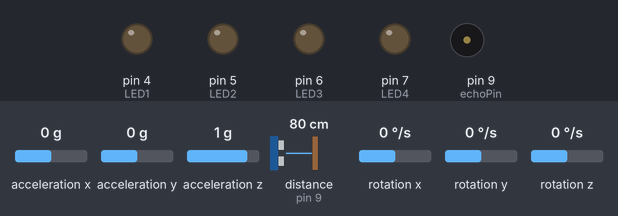
A sketch run on a simulated Arduino Uno, built with avr-gcc and run on an emulated ATmega328P. Parts: output pins drawn as LEDs (lit = HIGH), buzzer (waves = sounding). Wiring (inferred from the names in the program): ultrasonic range finder: trigger pin 8; echo pin 9. The inputs (shaded band) are chosen by the test bench; at power-on: distance to the obstacle (sensor on pin 9) 80 cm, acceleration x 0 g, acceleration y 0 g, acceleration z 1 g, rotation x 0 °/s, rotation y 0 °/s, rotation z 0 °/s. The echo pulse lasts 58.3 µs per cm; pins used as bus, display or sensor lines are not drawn.

Above: at 1.2 s.
1.3 s: distance to the obstacle (sensor on pin 9) set to 2 cm
At 2.0 s:
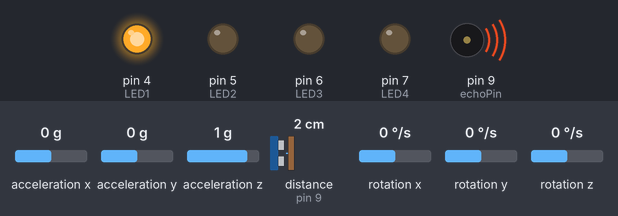
Timing chart, 0 to 4.3 s (numbered marks = the images above; inputs shaded):
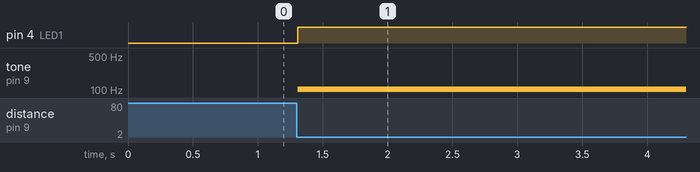

Measured:
- after the input at 1.3 s, pin 4 (LED1): LOW → HIGH at once; tone on pin 9 (echoPin): silent → 104 Hz at once

The sketch:

Team_Resistor.ino
```cpp
/*
 * Program name : Team_Resistor
 * Project name : Arduino Air Guitar System
 * Purpose : outputs sound of guitar notes which are determined by several sensors: ultrasonic sensor, accelerometer, and photoresistors
 * Author: Ringo Wong, John Kim, Carmen Sing, Harry Li, Yiyi Yan
 * Date: 21 Mar 2016 to 18 April 2016
 * Course: CPSC 1490 Langara College
 *
 * Note : Serial Output functions ( for monitoring ) are commented out
 */

#include "Project.h"
Project guitar; // initialize class

void setup()
{
  guitar.setPin();
}
void loop()
{
  guitar.playSound();
}
```

Project.cpp
```cpp
 #include "Project.h"

 const int chords[4][5] = { { NOTE_GS2, NOTE_G2, NOTE_FS2, NOTE_F2, NOTE_E2 },   // frequencies of 4 strings and 5 frets of a guitar ( bass guitar )
                          { NOTE_CS3, NOTE_C3, NOTE_B2, NOTE_AS2, NOTE_A2 },     // chords[string#][fret#]
                          { NOTE_FS3, NOTE_F3, NOTE_E3, NOTE_DS3, NOTE_D3 },
                          { NOTE_B3, NOTE_AS3, NOTE_A3, NOTE_GS3, NOTE_G3 } };

 const int soundDecay[] = { 10, 9, 8, 7, 6, 4, 2, 0 }; // set of volumes for sound fading sequecence

  Project::Project()
  {
    //default pitch
    PITCH = 39;
    index = 0;
  }

  /* Ultrasonic()
   * The following function returns the corresponding NOTE# based on the distance reading from the ultrasonic sensor
   * NOTE: the NOTE return can be bigger than 3. The filter function is pitch
   *
   * @parameter(void)
   * @return(int) (NOTE_number) - the NOTE number from user
  */
  int Project::ultrasonic()
  {

   //the maximum value of raw data from ultrasonic
   int temp = 16000;

   // collect data three times, and use the smallest value to improve accuracy
   // single data reading takes approximately 60ms average

  for(int i = 0 ; i < 3 ; i++)
  {
    // emit ultrasonic sound wave  (trigger)
    digitalWrite(trigPin, LOW);
    delayMicroseconds(2);
    digitalWrite(trigPin, HIGH);
    delayMicroseconds(5);
    digitalWrite(trigPin, LOW);

    // time took to recieve the emitted ultrasonic (reciever)
    duration = pulseIn(echoPin, HIGH, 3000);

    if( duration != 0)
    {
      //if raw data ( duration ) is not zero ( out of bound or error ), store the minimum value
      temp = min(temp, duration);
    }
    else
    {
      //if raw data is zero ( out of bound or error ) read data again
      i--;
    }
  }

    //convert raw data to the distance for easier calculation ( arbitrary unit )
    distance = temp / 20;

    //map the distance into 5 regions ( 0 to 4 ), which will be considered as NOTE#
    fret_number = map( distance, MinDistance, MaxDistance, 0, NoteSize - 1 );

    /*
     * The following function controls the LED's based on the value of distance
     * the LED's will light up to corresponding regions and help user visulalize which NOTE is being played
     *
     */
    switch (fret_number)
    {
      case 0:  // open string
      digitalWrite(LED1, HIGH);
      digitalWrite(LED2, LOW);
      digitalWrite(LED3, LOW);
      digitalWrite(LED4, LOW);
      break;

      case 1:  // first NOTE
      digitalWrite(LED1, LOW);
      digitalWrite(LED2, HIGH);
      digitalWrite(LED3, LOW);
      digitalWrite(LED4, LOW);
      break;

      case 2:  //second NOTE
      digitalWrite(LED1, LOW);
      digitalWrite(LED2, LOW);
      digitalWrite(LED3, HIGH);
      digitalWrite(LED4, LOW);
      break;

      case 3:  //third NOTE
      digitalWrite(LED1, LOW);
      digitalWrite(LED2, LOW);
      digitalWrite(LED3, LOW);
      digitalWrite(LED4, HIGH);
      break;

      case 4:  //fourth NOTE
      digitalWrite(LED1, HIGH);
      digitalWrite(LED2, HIGH);
      digitalWrite(LED3, HIGH);
      digitalWrite(LED4, HIGH);
      break;

      default:
      break;
    }
    return fret_number;
}

/*
 * accGyro()
 * The following function will return a volume between 0 and 10 based on the acceleration of the accelerometer
 * Default volume is 2
 *
 * @parameter(void)
 * @return(double) (temp) - movement of the accelerometer ( strumming )
 */
  double Project::accGyro()
  {
    if ( accel.available() ) //if accelerometer is available
    {
        accel.read(); // take raw reading
        currAcc = accel.cx + 4; // x-axis coordinate value is stored
        double temp = abs(currAcc - lastAcc); // stores the difference in coordinates
        lastAcc = currAcc; // stores to compare it with the next reading
        return temp;
      }
  }

  /*
   * The following function deteremines the string# from photoresistor reading value
   * returns string# of 0, 1, 2, 3
   *
   * @parameter(void)
   * @return(int) - the string number user inputs
   */
  int Project::buttons()
  {
    //read photoresistor, and if covered with finger, return true ( 1 )
    button_1 = ( analogRead(button1Pin) < lightBrightness ) ? 1 : 0 ;
    button_2 = ( analogRead(button2Pin) < lightBrightness ) ? 1 : 0 ;
    button_3 = ( analogRead(button3Pin) < lightBrightness ) ? 1 : 0 ;
    button_4 = ( analogRead(button4Pin) < lightBrightness ) ? 1 : 0 ;

    if( ( button_1 == 1 && button_2 == 0 && button_3 == 0 && button_4 == 0 ) ) // button_1 represents first string
    {
      return 0;
    }
    else if( button_1 == 0 && button_2 == 1 && button_3 == 0 && button_4 == 0 ) // button_2 represents second string
    {
      return 1;
    }
    else if( button_1 == 0 && button_2 == 0 && button_3 == 1 && button_4 == 0 ) // button_3 represents third string
    {
      return 2;
    }
    else if( button_1 == 0 && button_2 == 0 && button_3 == 0 && button_4 == 1 ) // button_4 represents fourth string
    {
      return 3;
    }
    else
    {
      return 4; //error vaule
    }
}

    /* playSound()
     * chooses the corresponding frequency and outputs to the speaker
     *
     * @parameter(void)
     * @return(void)
     */
  void Project::playSound()
  {
      fret = ultrasonic(); // the fret number
      double temp = accGyro();
      string = buttons(); // the string number

      pitch(fret, string); // call function pitch()

      if( temp > miniVolume ) // if the value exceeds the maximum possible value
      {
        index = 0; // volume is 0
      }
        index = (index < sizeOfDecay) ? index : sizeOfDecay - 1; // when strumming ends, fade out the sound
        volume = soundDecay[index++]; // the sound fades out in the patter defined as an array

        toneAC(PITCH, volume); // output the note to the corresponding volume
        delay(50); // delay to eliminate any error
  }

  /* pitch()
   * The following function filters noise crated by ultrasonic sensor and
   * buttons. selection 1 will filter the NOTEs and election 2 will filter the buttons
   * and store the frequency of the note to a variable
   *
   * @parameter(int)(fret) & (string) - fret number and string number from the functions above
   * @return (void)
   */
  void Project::pitch(int fret, int string)
  {
    if(string != 4 && fret <= 4 && fret >= 0) // if the values are valid
    {
       // store the frequency of the corresponing notes
       PITCH = chords[string][fret];
       //store
       previousString = string;
    }
    else if(fret <= 4 && fret >= 0) //if values from the ultrasonic sensor are not valid
    {
       // store the frequency of the corresponding notes from the previous execution
       PITCH = chords[previousString][fret];
    }
  }

  /* setPin()
   * The following function will initiate all the pins including leds, us, buttons
   * and the accelerometer object
   *
   * @parameter(void)
   * @return(void)
   */
void Project::setPin()
{
    //BAUD rate initialize for Arduino Mega
    Serial.begin(9600);

    // Initialize LED pins
    pinMode(LED1, OUTPUT);
    pinMode(LED2, OUTPUT);
    pinMode(LED3, OUTPUT);
    pinMode(LED4, OUTPUT);

    // Initialize ultrasonic pins
    pinMode(trigPin, OUTPUT);
    pinMode(echoPin, INPUT);

    // Initialize Accelerometer
    accel.init(SCALE_4G, ODR_800);

    // Initialize photoresistor pins
    pinMode(button1Pin, INPUT);
    pinMode(button2Pin, INPUT);
    pinMode(button3Pin, INPUT);
    pinMode(button4Pin, INPUT);

}
```

Project.h
```cpp
// Acclelerometer
#include <Wire.h>
#include <SFE_MMA8452Q.h>

#include <Arduino.h>

// Tone
#include <toneAC.h>
#include "pitches.h"

//ultrasonic pins
#define LED1 4
#define LED2 5
#define LED3 6
#define LED4 7
#define trigPin 8
#define echoPin 9


//button pin
#define button1Pin A1
#define button2Pin A2
#define button3Pin A3
#define button4Pin A4

// US constants
const int USsize = 5;
const int MaxDistance = 80;
const int MinDistance = 10;
const int NoteSize = 6;

// button
const int lightBrightness = 60;

//Acc
const double miniVolume = 0.3;
const int sizeOfDecay = 8;

using namespace std;

class Project
{
private:

//US
  int fret_number;
  long duration, distance;

//AG
  MMA8452Q accel;
  double currAcc;
  double lastAcc;

//buttons
  int button_1;
  int button_2;
  int button_3;
  int button_4;
  int buttonReturn;
  int previousString;

//sound
  long PITCH; // frequency
  int fret;
  int oldNote;
  int volume;
  int index;
  int string;

public:
  Project();
  int ultrasonic();
  double accGyro();
  int buttons();
  void playSound();
  void pitch( int fret, int string );
  void setPin();

  };
```

pitches.h
```cpp
/*
 * Frequencies of Music Notes
 * Referenced from : https://www.arduino.cc/
 */

//89 keys

#define NOTE_B0  31
#define NOTE_C1  33
#define NOTE_CS1 35
#define NOTE_D1  37
#define NOTE_DS1 39
#define NOTE_E1  41
#define NOTE_F1  44
#define NOTE_FS1 46
#define NOTE_G1  49
#define NOTE_GS1 52
#define NOTE_A1  55
#define NOTE_AS1 58
#define NOTE_B1  62
#define NOTE_C2  65
#define NOTE_CS2 69
#define NOTE_D2  73
#define NOTE_DS2 78
#define NOTE_E2  82
#define NOTE_F2  87
#define NOTE_FS2 93
#define NOTE_G2  98
#define NOTE_GS2 104
#define NOTE_A2  110
#define NOTE_AS2 117
#define NOTE_B2  123
#define NOTE_C3  131
#define NOTE_CS3 139
#define NOTE_D3  147
#define NOTE_DS3 156
#define NOTE_E3  165
#define NOTE_F3  175
#define NOTE_FS3 185
#define NOTE_G3  196
#define NOTE_GS3 208
#define NOTE_A3  220
#define NOTE_AS3 233
#define NOTE_B3  247
#define NOTE_C4  262
#define NOTE_CS4 277
#define NOTE_D4  294
#define NOTE_DS4 311
#define NOTE_E4  330
#define NOTE_F4  349
#define NOTE_FS4 370
#define NOTE_G4  392
#define NOTE_GS4 415
#define NOTE_A4  440
#define NOTE_AS4 466
#define NOTE_B4  494
#define NOTE_C5  523
#define NOTE_CS5 554
#define NOTE_D5  587
#define NOTE_DS5 622
#define NOTE_E5  659
#define NOTE_F5  698
#define NOTE_FS5 740
#define NOTE_G5  784
#define NOTE_GS5 831
#define NOTE_A5  880
#define NOTE_AS5 932
#define NOTE_B5  988
#define NOTE_C6  1047
#define NOTE_CS6 1109
#define NOTE_D6  1175
#define NOTE_DS6 1245
#define NOTE_E6  1319
#define NOTE_F6  1397
#define NOTE_FS6 1480
#define NOTE_G6  1568
#define NOTE_GS6 1661
#define NOTE_A6  1760
#define NOTE_AS6 1865
#define NOTE_B6  1976
#define NOTE_C7  2093
#define NOTE_CS7 2217
#define NOTE_D7  2349
#define NOTE_DS7 2489
#define NOTE_E7  2637
#define NOTE_F7  2794
#define NOTE_FS7 2960
#define NOTE_G7  3136
#define NOTE_GS7 3322
#define NOTE_A7  3520
#define NOTE_AS7 3729
#define NOTE_B7  3951
#define NOTE_C8  4186
#define NOTE_CS8 4435
#define NOTE_D8  4699
#define NOTE_DS8 4978
```
